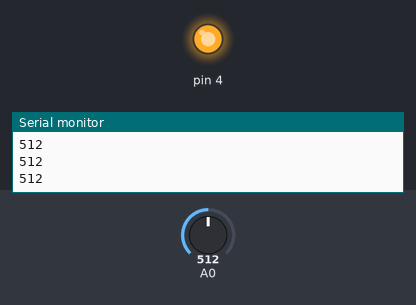
This sketch was run on a simulated Arduino Uno, built with avr-gcc and run on an emulated ATmega328P. On the bench: output pins drawn as LEDs (lit = HIGH), the last lines printed to the serial monitor. Inputs (shaded band) come from the test bench; at power-on: A0 = 512.

Above: at 1.2 s.
1.3 s: A0 set to 881
2.8 s: A0 set to 916
At 3.5 s:
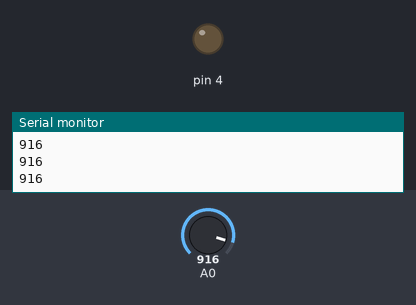
4.3 s: A0 set to 890
At 5.5 s:
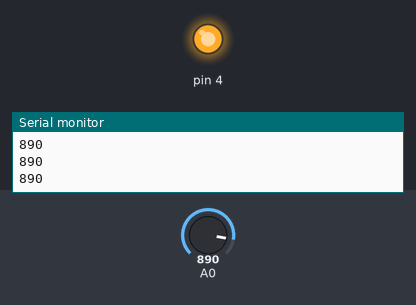
5.8 s: A0 set to 900
At 7.0 s:
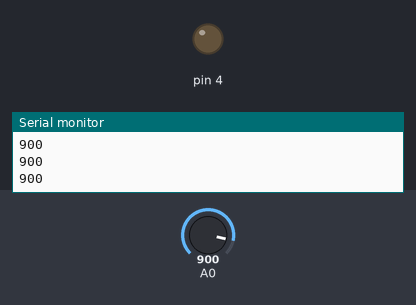
Timing chart, 0 to 8.3 s (numbered marks = the images above; inputs shaded):
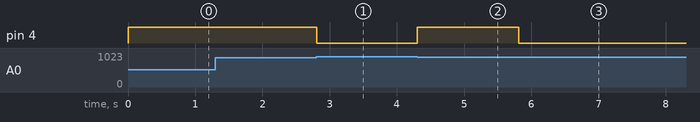

Measured:
- the behaviour switches between 899 and 900 on A0 (found by bisection; images 0 and 1)
- after the input at 2.8 s, pin 4: HIGH → LOW at once
- after the input at 4.3 s, pin 4: LOW → HIGH at once
- after the input at 5.8 s, pin 4: HIGH → LOW at once

The sketch:

alarma.ino
```cpp
void setup() {
  //prueba alarma
  pinMode(4, OUTPUT);
  Serial.begin(9600);
}

void loop() {
  int LDR = analogRead(A0);
  Serial.println(LDR);
  //500
  if(LDR < 900)
  {
    digitalWrite(4, HIGH);
  }
  else
  {
    digitalWrite(4, LOW);
  }
}
```
